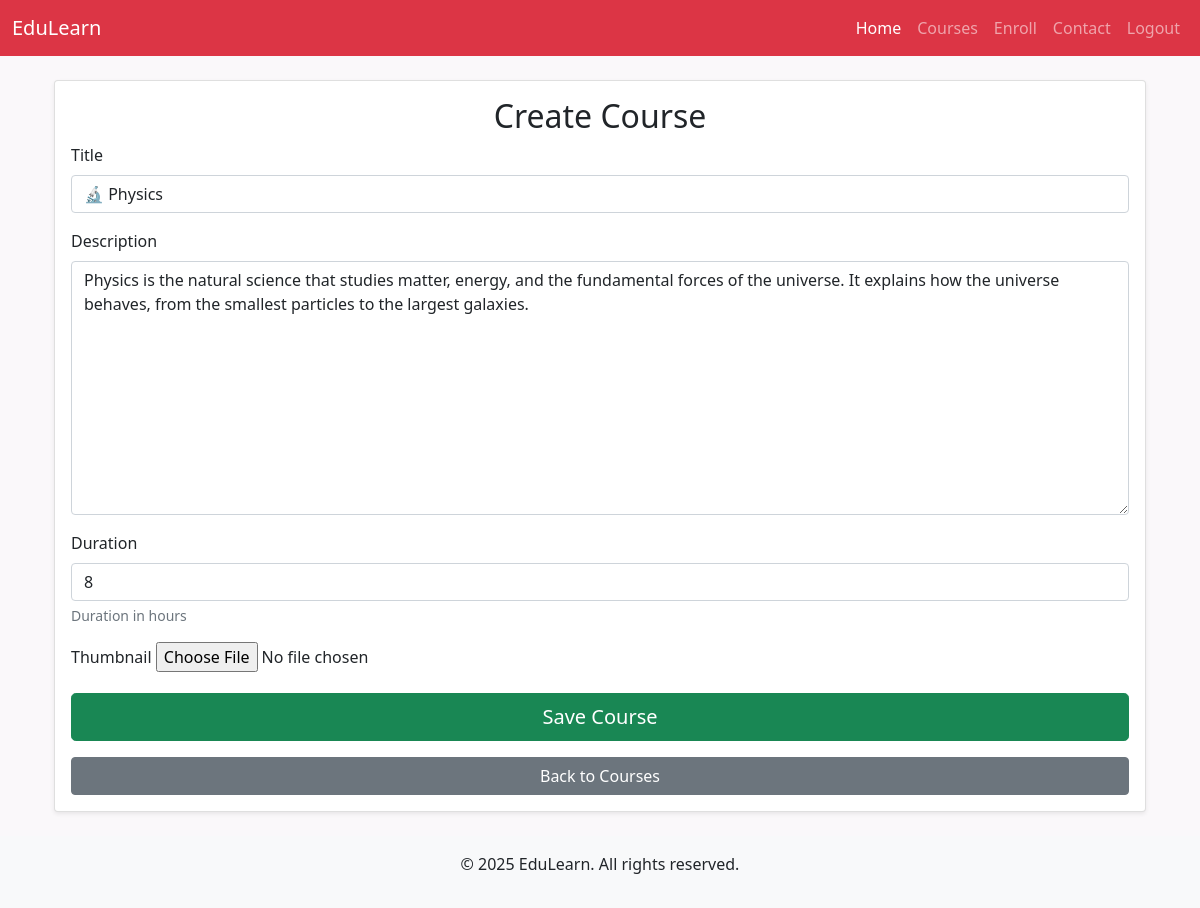
The page /update/1/ (signed in) on the database its author committed.
### courses/models.py (models this page shows, shortened)
class Course(models.Model):
    title = models.CharField(max_length=200)
    description = models.TextField()
    duration = models.IntegerField(help_text="Duration in hours")
    thumbnail = models.ImageField(upload_to='course_thumbnails/', null=True, blank=True)
    created_at = models.DateTimeField(auto_now_add=True)

### courses/views.py (the view)
# urls.py: path('update/<int:course_id>/', views.course_update, name='course_update'),
@login_required
def course_update(request, course_id):
    course = get_object_or_404(Course, id=course_id)
    if request.method == "POST":
        form = CourseForm(request.POST, request.FILES, instance=course)
        if form.is_valid():
            form.save()
            messages.success(request, "Course updated successfully!")
            return redirect('courses:course_list')
    else:
        form = CourseForm(instance=course)
    return render(request, 'courses/course_form.html', {'form': form})

### courses/forms.py
class CourseForm(forms.ModelForm):
    class Meta:
        model = Course
        fields = ['title', 'description', 'duration', 'thumbnail']
        widgets = {
            'title': forms.TextInput(attrs={'class': 'form-control'}),
            'description': forms.Textarea(attrs={'class': 'form-control'}),
            'duration': forms.NumberInput(attrs={'class': 'form-control'}),
        }

### template/courses/course_form.html (shortened to what this page needs)
{% extends "courses/base.html" %}
{% block content %}
<div class="container mt-4">
    <div class="card shadow-sm">
        <div class="card-body">
            <h2 class="card-title text-center">{{ course.id|default:"Create" }} Course</h2>
            <form method="post" enctype="multipart/form-data">
                {% for field in form %}
                <div class="mb-3">
                    <label for="{{ field.id_for_label }}" class="form-label">{{ field.label }}</label>
                    {{ field }}
                    {% if field.help_text %}
                    <div class="form-text">{{ field.help_text }}</div>
                    {% endif %}
                </div>
                {% endfor %}
                <button type="submit" class="btn btn-success w-100 btn-lg">Save Course</button>
            </form>
            <a href="{% url 'courses:course_list' %}" class="btn btn-secondary w-100 mt-3">Back to Courses</a>
        </div>
    </div>
</div>
{% endblock %}

### template/courses/base.html (style rules this page uses)
body { background-color: #faf8fa; }

### rows shown on the page
Course: form "🔬 Physics" "Physics is the natural science that studies matter, energy, and the fundamental forces of the universe. It explains how the universe behaves, from the smallest particles to the largest galaxies." "8"

### other values the page prints
{{ course.id|default:"Create" }} "Create"
{{ field.label }} "Title" "Description" "Duration" "Thumbnail"
{{ field.help_text }} "Duration in hours"
